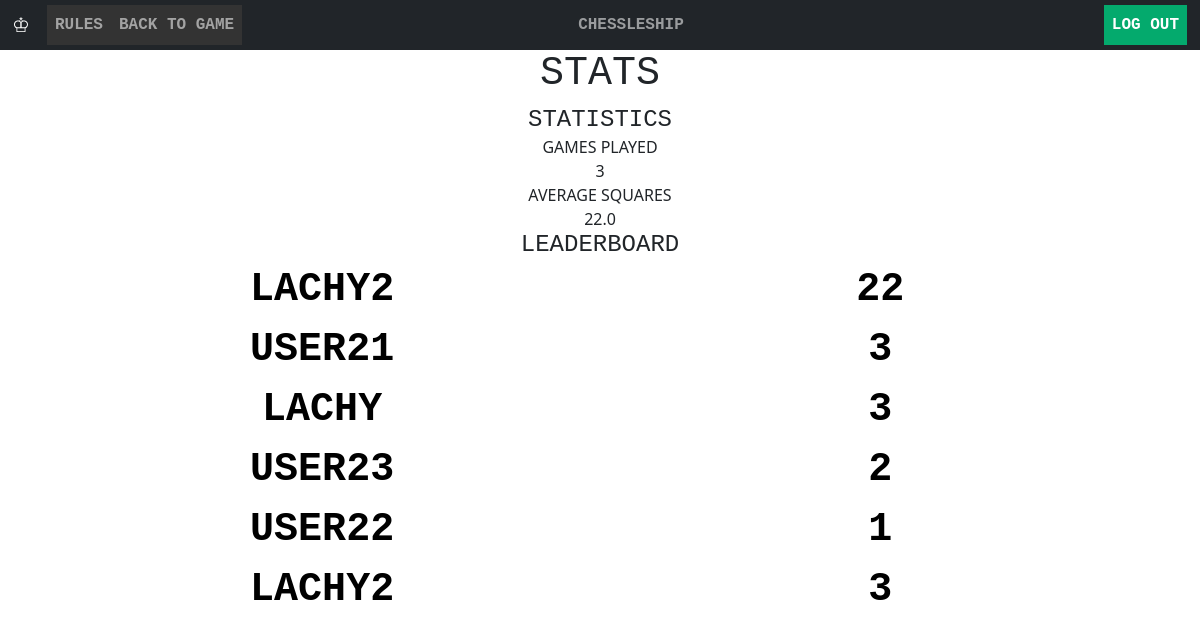
Screenshot of /stats.html (signed in) with the database file from the repository.
### app/models.py (models this page shows, shortened)
class User(UserMixin,db.Model):
    id = db.Column(db.Integer, primary_key=True)
    username = db.Column(db.String(64), index=True, unique=True)
    password_hash = db.Column(db.String(128))
    games_played = db.Column(db.Integer, index=True)
    average_guesses = db.Column(db.Float, index=True)

### app/routes.py (the view)
@app.route('/stats')
@app.route('/stats.html')
def stats():
    if not current_user.is_authenticated:
        return redirect(url_for('login'))
    try:
        this_user = session['user']
        identity = session['id']
        num_games = User.query.get(int(identity)).games_played
        num_guesses = round(float(User.query.get(int(identity)).average_guesses) / float(User.query.get(int(identity)).games_played), 4)
        users = User.query.all()
        stats_list = []
        for user in users:
            average_guess = round(float(user.average_guesses) / float(user.games_played))
            stats_list.append((average_guess, user.username))
        stats_list = sorted(stats_list)
        top_1_score = stats_list[-1][0]
        top_1_user = stats_list[-1][1]
        top_2_score = stats_list[-2][0]
        top_2_user = stats_list[-2][1]
        top_3_score = stats_list[-3][0]
        top_3_user = stats_list[-3][1]
        top_4_score = stats_list[-4][0]
        top_4_user = stats_list[-4][1]
        top_5_score = stats_list[-5][0]
        top_5_user = stats_list[-5][1]
        youser_score = num_games
        youser = this_user
        return render_template('stats.html', games_played=num_games, average_guesses=num_guesses, top_1_score=top_1_score, top_2_score=top_2_score, top_3_score=top_3_score, top_4_score=top_4_score, top_5_score=top_5_score,top_1_user=top_1_user, top_2_user=top_2_user,top_3_user=top_3_user,top_4_user=top_4_user, top_5_user=top_5_user,youser_score=youser_score, youser=youser)
    except:
        return redirect(url_for('login'))

### app/models.py (called while the page is built)
@login.user_loader
def load_user(id):
    return User.query.get(int(id))

### app/templates/stats.html (shortened to what this page needs)
<!DOCTYPE html>
<html>
  <head>
    <link rel="stylesheet" href="{{ url_for('static', filename='css/chessleship.css') }}" />
    <link rel="stylesheet" href="{{ url_for('static', filename='css/settings.css') }}">
    <link rel="stylesheet" href="{{ url_for('static', filename='css/rules.css') }}">
    <link rel="stylesheet" href="{{ url_for('static', filename='css/stats.css') }}">
    <link href="https://cdn.jsdelivr.net/npm/bootstrap@5.1.3/dist/css/bootstrap.min.css" rel="stylesheet">
  </head>
  <nav class="navbar navbar-expand-sm navbar-dark bg-dark">
    <div class="container-fluid">
      <a class="navbar-brand" href="chessleship.html">♔</a>
      <div class="collapse navbar-collapse" id="mynavbar">
        <ul class="navbar-nav me-auto">
          <li class="nav-item">
            <a class="nav-link" href="rules">Rules</a>
          </li>
          <li class="nav-item">
            <a class="nav-link" href="chessleship.html">Back to Game</a>
          </li>
          <span class="navbar-text">CHESSLESHIP</span>
          <li class="nav-item">
            {%if current_user.is_authenticated%}
            <a class="nav-link active" href="logout">Log Out</a>
            {% else %}
            <a class="nav-link active" href="login">Log In</a>
            {% endif %}
          </li>
        </ul>
      </div>
    </div>
  </nav>
  <body>
    <h1>STATS</h1>
    <div class="container">
      <h1 class="sub">Statistics</h1>
      <div id="stat">
    <div class="stat-container">
      <div class="label">Games Played</div>
      <div class="stat">{{games_played}}</div>
    </div>
    <div class="stat-container">
      <div class="label">Average Squares</div>
      <div class="stat">{{ average_guesses }}</div>
    </div>
  </div>
      <h1 class="sub">LeaderBoard</h1>
      <div class="table-container">
        <table>
          <tr><td style="color:black">{{ top_1_user }}</td><td style="color:black">{{ top_1_score }}</td></tr>
          <tr><td style="color:black">{{ top_2_user }}</td><td style="color:black">{{ top_2_score }}</td></tr>
          <tr><td style="color:black">{{ top_3_user }}</td><td style="color:black">{{ top_3_score }}</td></tr>
          <tr><td style="color:black">{{ top_4_user }}</td><td style="color:black">{{ top_4_score }}</td></tr>
          <tr><td style="color:black">{{ top_5_user }}</td><td style="color:black">{{ top_5_score }}</td></tr>
          <tr><td style="color:black">{{ youser }}</td><td style="color:black">{{ youser_score }}</td></tr>
        </table>
      </div>
  </div>
  </body>
</html>

### app/static/css/chessleship.css (style rules this page uses)
body { text-transform:uppercase; font-size: xxx-large; text-align: center; font-family: "Courier New", Courier, monospace; font-weight: bold; background-color: #04AA6D; }
ul { list-style-type: none; margin: 0; padding: 0; overflow: hidden; font-family: "Courier New", Courier, monospace; font-weight: bold; }
.navbar { height:50px; }
.nav-item { background-color: #333; }
.navbar-nav { margin-left: auto; }
.navbar-text { padding-left: 28vw; padding-right: 35vw; margin-left:auto; margin-right:auto; }
li a { display: block; color: white; text-align: center; padding: 14px 16px; text-decoration: none; }
.active { background-color: #04AA6D; }
h1,h2 { text-align: center; font-family: "Courier New", Courier, monospace; font-weight: bold; font-size:200%; }
table { table-layout: fixed; resize:none; }
td { text-transform:uppercase; font-size: calc(5vmin); color: white; text-align: center; font-family: "Courier New", Courier, monospace; font-weight: bold; width: 12.5% ; height: 12.5% ; overflow: hidden; resize:none; padding:0px; }
th, td { max-width: 12.5%; max-height: 12.5%; overflow: hidden; resize:none; }

### app/static/css/settings.css (style rules this page uses)
body { color: rgb(27, 18, 18); text-align: center; font-family: Sans-serif; text-transform:uppercase; }

### app/static/css/rules.css (style rules this page uses)
body { color: rgb(27, 18, 18); text-align: center; font-family: Sans-serif; text-transform:uppercase; }

### app/static/css/stats.css (style rules this page uses)
body { color: rgb(27, 18, 18); text-align: center; font-family: Sans-serif; text-transform:uppercase; }
.sub { font-size:x-large; text-align: center; margin:auto; }
.stat-container { align-items: center; }
.stat-container .stat , .label { margin-left: auto; margin-right: auto; text-align: center; }

### rows the page displays
User: username "LACHY2"
User: username "USER21"
User: username "LACHY"
User: username "USER23"
User: username "USER22"

### other values shown
{{ games_played }} "3"
{{ average_guesses }} "22.0"
{{ top_1_score }} "22"
{{ top_2_score }} "3"
{{ top_3_score }} "3"
{{ top_4_score }} "2"
{{ top_5_score }} "1"
{{ youser_score }} "3"
